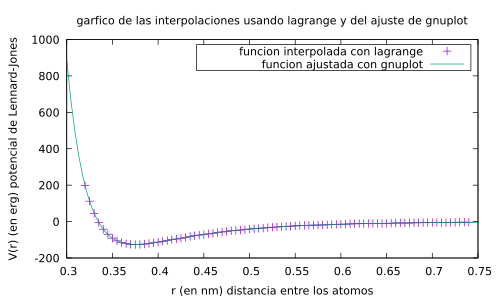

This chart was generated by the following gnuplot code:
set title 'garfico de las interpolaciones usando lagrange y del ajuste de gnuplot'

set terminal png
set output 'parcial2e.png'

prfpot= 125.7380
sigma = 0.334454

V(x) = 4 * prfpot * ( (sigma/x)**12 - (sigma/x)**6)

set xlabel "r (en nm) distancia entre los atomos"
set ylabel "V(r) (en erg) potencial de Lennard-Jones"

set key box right

plot 'data/parcial2e.dat' u 2:3 t 'funcion interpolada con lagrange',V(x) t 'funcion ajustada con gnuplot'
